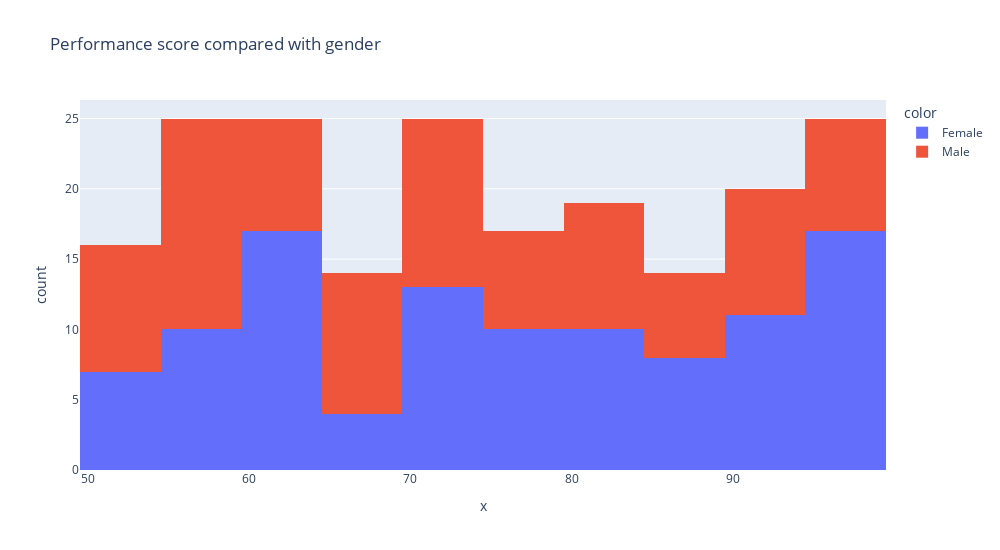

Here is the notebook cell this chart was saved with:
### Code cell
fig=px.histogram(x=df.Performance_Score,color=df.Gender,title='Performance score compared with gender')
fig.update_layout(width=1000,height=550)
fig.show()

### Figure 1 — Plotly figure (JSON) as saved in the notebook; plotly's stock layout.template omitted (floating-point values rounded to 4 significant figures)
{"data": [{"alignmentgroup": "True", "bingroup": "x", "hovertemplate": "color=Female<br>x=%{x}<br>count=%{y}<extra></extra>", "legendgroup": "Female", "marker": {"color": "#636efa", "pattern": {"shape": ""}}, "name": "Female", "offsetgroup": "Female", "orientation": "v", "showlegend": true, "type": "histogram", "x": [99, 82, 90, 74, 97, 62, 58, 62, 80, 60, 53, 87, 87, 62, 72, 73, 56, 64, 64, 70, 68, 82, 98, 81, 98, 93, 75, 84, 57, 95, 63, 51, 75, 55, 77, 78, 75, 54, 64, 93, 64, 92, 97, 72, 55, 99, 94, 65, 96, 74, 85, 60, 64, 62, 71, 63, 97, 95, 96, 77, 57, 91, 51, 98, 53, 79, 60, 80, 93, 62, 98, 85, 69, 50, 93, 94, 91, 62, 71, 71, 58, 75, 58, 73, 76, 86, 99, 73, 68, 85, 59, 74, 85, 59, 82, 99, 54, 96, 84, 93, 71, 97, 86, 64, 84, 77, 81], "xaxis": "x", "yaxis": "y"}, {"alignmentgroup": "True", "bingroup": "x", "hovertemplate": "color=Male<br>x=%{x}<br>count=%{y}<extra></extra>", "legendgroup": "Male", "marker": {"color": "#EF553B", "pattern": {"shape": ""}}, "name": "Male", "offsetgroup": "Male", "orientation": "v", "showlegend": true, "type": "histogram", "x": [55, 58, 90, 83, 95, 53, 68, 55, 83, 67, 90, 68, 94, 60, 50, 74, 70, 50, 61, 56, 78, 74, 84, 87, 60, 59, 95, 58, 52, 70, 57, 97, 51, 74, 61, 83, 97, 86, 85, 95, 93, 92, 70, 72, 92, 64, 53, 70, 68, 83, 53, 76, 78, 84, 65, 85, 79, 67, 62, 75, 74, 56, 59, 88, 80, 56, 91, 91, 53, 56, 96, 70, 77, 64, 59, 91, 57, 73, 65, 98, 75, 53, 88, 67, 68, 98, 83, 82, 70, 66, 56, 60, 59], "xaxis": "x", "yaxis": "y"}], "layout": {"barmode": "relative", "height": 550, "legend": {"title": {"text": "color"}, "tracegroupgap": 0}, "title": {"text": "Performance score compared with gender"}, "width": 1000, "xaxis": {"anchor": "y", "autorange": true, "domain": [0, 1], "range": [49.5, 99.5], "title": {"text": "x"}, "type": "linear"}, "yaxis": {"anchor": "x", "autorange": true, "domain": [0, 1], "range": [0, 26.32], "title": {"text": "count"}}}}
